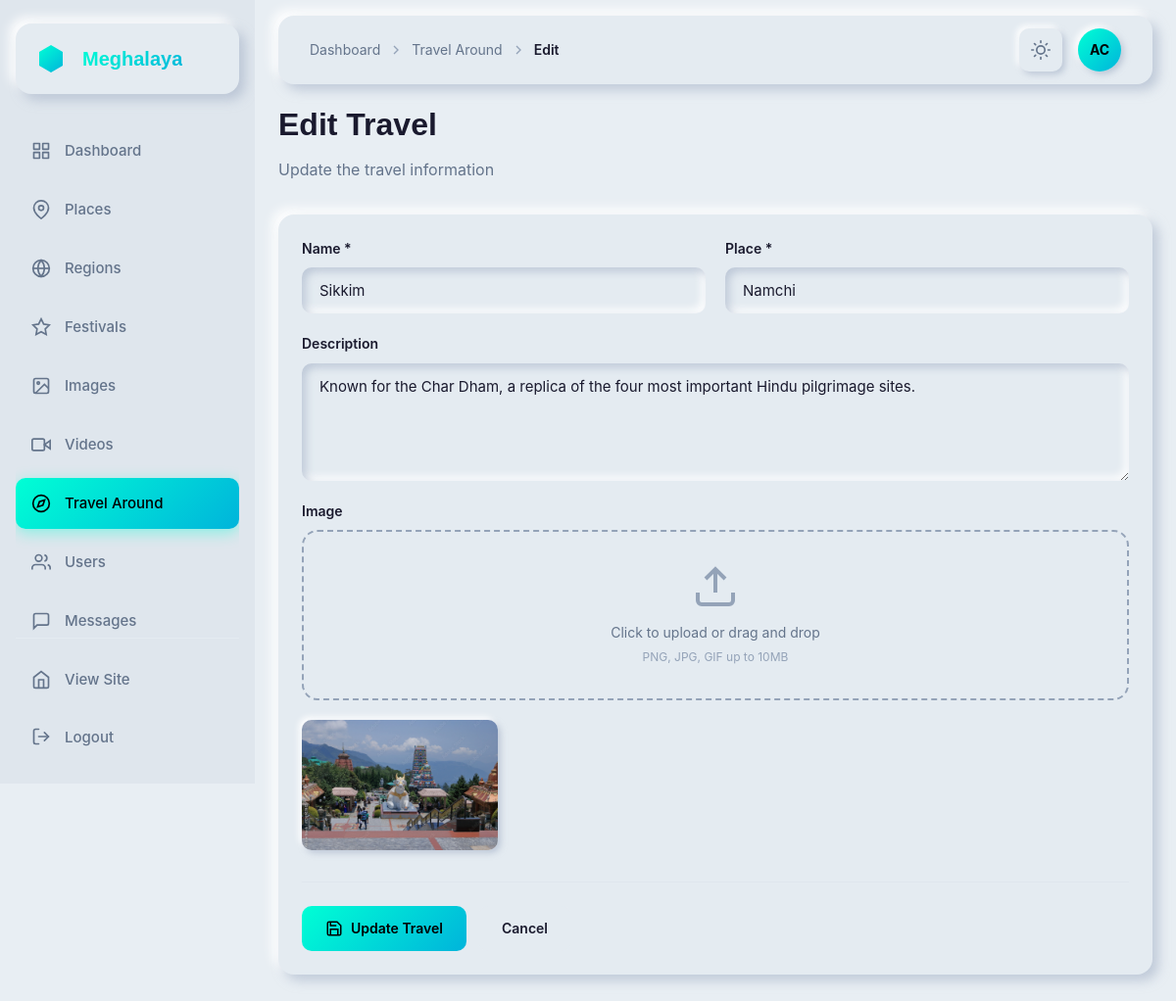
The page /dashboard/travel/28/edit/ (signed in) on the database its author committed.
### app/models.py (models this page shows, shortened)
class TrevalAround(models.Model):
    name = models.CharField(max_length=100)
    place = models.CharField(max_length=100)
    description = models.TextField(default='')
    image = models.ImageField(upload_to="img/")
    created_at = models.DateTimeField(auto_now_add=True)
    updated_at = models.DateTimeField(auto_now=True)

### app/dashboard_views.py (the view, shortened to what this page needs)
# urls.py: path('travel/<int:pk>/edit/', dashboard_views.dashboard_travel_edit, name='dashboard_travel_edit'),
@login_required
@user_passes_test(is_staff_or_superuser)
def dashboard_travel_edit(request, pk):
    travel = get_object_or_404(TrevalAround, pk=pk)
    return render(request, 'dashboard/travel_form.html', {'travel': travel})

### app/context_processors.py (called while the page is built)
def navbar_context(request):
    placeName = cache.get('navbar_places')
    if placeName is None:
        placeName = list(MeghalayaImages.objects.values('name').exclude(
            name__in=["Cherrapunji", "Police Bazar", "Seven Sister Falls", "Dawki River", "Cathedral of Mary"]
        ).distinct())
        cache.set('navbar_places', placeName, 300)
    return {
        'placeName': placeName
    }

### app/dashboard_views.py (called while the page is built)
def is_staff_or_superuser(user):
    return user.is_staff or user.is_superuser

### templates/dashboard/travel_form.html (shortened to what this page needs)
{% extends 'dashboard/base.html' %}
{% block breadcrumb %}
<svg class="breadcrumb-separator" width="16" height="16" viewBox="0 0 24 24" fill="none" stroke="currentColor" stroke-width="2">
    <polyline points="9 18 15 12 9 6"></polyline>
</svg>
<a href="{% url 'dashboard_travel' %}" class="breadcrumb-link">Travel Around</a>
<svg class="breadcrumb-separator" width="16" height="16" viewBox="0 0 24 24" fill="none" stroke="currentColor" stroke-width="2">
    <polyline points="9 18 15 12 9 6"></polyline>
</svg>
<span class="breadcrumb-current">{% if travel %}Edit{% else %}Add{% endif %}</span>
{% endblock %}
{% block content %}
<div class="title-section cascade-in">
    <h1 class="page-title">{% if travel %}Edit Travel{% else %}Add New Travel{% endif %}</h1>
    <p class="page-subtitle">{% if travel %}Update the travel information{% else %}Add a new travel destination{% endif %}</p>
</div>
<div class="card nm-flat cascade-in">
    <form method="post" enctype="multipart/form-data" data-validate>
        <div class="form-grid">
            <div class="form-group">
                <label class="form-label">Name *</label>
                <input type="text" name="name" class="nm-input" value="{{ travel.name|default:'' }}" placeholder="Enter name" required>
            </div>
            <div class="form-group">
                <label class="form-label">Place *</label>
                <input type="text" name="place" class="nm-input" value="{{ travel.place|default:'' }}" placeholder="Enter place" required>
            </div>
            <div class="form-group full-width">
                <label class="form-label">Description</label>
                <textarea name="description" class="nm-input nm-textarea" placeholder="Enter description">{{ travel.description|default:'' }}</textarea>
            </div>
            <div class="form-group full-width">
                <label class="form-label">Image {% if not travel %}*{% endif %}</label>
                <div class="file-upload">
                    <label class="file-upload-label">
                        <svg class="file-upload-icon" viewBox="0 0 24 24" fill="none" stroke="currentColor" stroke-width="2">
                            <path d="M21 15v4a2 2 0 0 1-2 2H5a2 2 0 0 1-2-2v-4"></path>
                            <polyline points="17 8 12 3 7 8"></polyline>
                            <line x1="12" y1="3" x2="12" y2="15"></line>
                        </svg>
                        <span class="file-upload-text">Click to upload or drag and drop</span>
                        <span class="file-upload-hint">PNG, JPG, GIF up to 10MB</span>
                    </label>
                </div>
                <div class="image-preview-container">
                    {% if travel.image %}
                    <img src="{{ travel.image.url }}" alt="{{ travel.name }}" class="image-preview">
                    {% endif %}
                </div>
            </div>
        </div>
        <div class="form-actions">
            <button type="submit" class="btn-primary">
                <svg width="18" height="18" viewBox="0 0 24 24" fill="none" stroke="currentColor" stroke-width="2">
                    <path d="M19 21H5a2 2 0 0 1-2-2V5a2 2 0 0 1 2-2h11l5 5v11a2 2 0 0 1-2 2z"></path>
                    <polyline points="17 21 17 13 7 13 7 21"></polyline>
                    <polyline points="7 3 7 8 15 8"></polyline>
                </svg>
                {% if travel %}Update Travel{% else %}Save Travel{% endif %}
            </button>
            <a href="{% url 'dashboard_travel' %}" class="btn-secondary">Cancel</a>
        </div>
    </form>
</div>
{% endblock %}

### templates/dashboard/base.html (shortened to what this page needs)
{% load static %}
<!DOCTYPE html>
<html lang="en">
<head>
    <link href="https://api.fontshare.com/v2/css?f[]=general-sans@600,700&f[]=satoshi@400,500&display=swap" rel="stylesheet">
    <link rel="stylesheet" href="{% static 'css/dashboard.css' %}">
    <link rel="stylesheet" href="https://cdnjs.cloudflare.com/ajax/libs/font-awesome/6.4.0/css/all.min.css">
</head>
<body>
    <aside class="sidebar">
        <div class="sidebar-inner">
            <div class="logo-container nm-flat">
                <div class="logo-icon">
                </div>
                <span class="logo-text">Meghalaya</span>
            </div>
            <nav class="sidebar-nav">
                <a href="{% url 'dashboard_home' %}" class="sidebar-link {% if request.resolver_match.url_name == 'dashboard_home' %}active{% endif %}">
                    <div class="sidebar-link-icon">
                    </div>
                    <span>Dashboard</span>
                </a>
                <a href="{% url 'dashboard_places' %}" class="sidebar-link {% if 'places' in request.resolver_match.url_name %}active{% endif %}">
                    <div class="sidebar-link-icon">
                        <svg width="20" height="20" viewBox="0 0 24 24" fill="none" stroke="currentColor" stroke-width="2">
                            <path d="M21 10c0 7-9 13-9 13s-9-6-9-13a9 9 0 0 1 18 0z"></path>
                            <circle cx="12" cy="10" r="3"></circle>
                        </svg>
                    </div>
                    <span>Places</span>
                </a>
                <a href="{% url 'dashboard_regions' %}" class="sidebar-link {% if 'regions' in request.resolver_match.url_name %}active{% endif %}">
                    <div class="sidebar-link-icon">
                        <svg width="20" height="20" viewBox="0 0 24 24" fill="none" stroke="currentColor" stroke-width="2">
                            <circle cx="12" cy="12" r="10"></circle>
                            <line x1="2" y1="12" x2="22" y2="12"></line>
                            <path d="M12 2a15.3 15.3 0 0 1 4 10 15.3 15.3 0 0 1-4 10 15.3 15.3 0 0 1-4-10 15.3 15.3 0 0 1 4-10z"></path>
                        </svg>
                    </div>
                    <span>Regions</span>
                </a>
                <a href="{% url 'dashboard_festivals' %}" class="sidebar-link {% if 'festivals' in request.resolver_match.url_name %}active{% endif %}">
                    <div class="sidebar-link-icon">
                        <svg width="20" height="20" viewBox="0 0 24 24" fill="none" stroke="currentColor" stroke-width="2">
                            <polygon points="12 2 15.09 8.26 22 9.27 17 14.14 18.18 21.02 12 17.77 5.82 21.02 7 14.14 2 9.27 8.91 8.26 12 2"></polygon>
                        </svg>
                    </div>
                    <span>Festivals</span>
                </a>
                <a href="{% url 'dashboard_images' %}" class="sidebar-link {% if 'images' in request.resolver_match.url_name %}active{% endif %}">
                    <div class="sidebar-link-icon">
                        <svg width="20" height="20" viewBox="0 0 24 24" fill="none" stroke="currentColor" stroke-width="2">
                            <rect x="3" y="3" width="18" height="18" rx="2" ry="2"></rect>
                            <circle cx="8.5" cy="8.5" r="1.5"></circle>
                            <polyline points="21 15 16 10 5 21"></polyline>
                        </svg>
                    </div>
                    <span>Images</span>
                </a>
                <a href="{% url 'dashboard_videos' %}" class="sidebar-link {% if 'videos' in request.resolver_match.url_name %}active{% endif %}">
                    <div class="sidebar-link-icon">
                        <svg width="20" height="20" viewBox="0 0 24 24" fill="none" stroke="currentColor" stroke-width="2">
                            <polygon points="23 7 16 12 23 17 23 7"></polygon>
                            <rect x="1" y="5" width="15" height="14" rx="2" ry="2"></rect>
                        </svg>
                    </div>
                    <span>Videos</span>
                </a>
                <a href="{% url 'dashboard_travel' %}" class="sidebar-link {% if 'travel' in request.resolver_match.url_name %}active{% endif %}">
                    <div class="sidebar-link-icon">
                        <svg width="20" height="20" viewBox="0 0 24 24" fill="none" stroke="currentColor" stroke-width="2">
                            <circle cx="12" cy="12" r="10"></circle>
                            <polygon points="16.24 7.76 14.12 14.12 7.76 16.24 9.88 9.88 16.24 7.76"></polygon>
                        </svg>
                    </div>
                    <span>Travel Around</span>
                </a>
                <a href="{% url 'dashboard_users' %}" class="sidebar-link {% if 'users' in request.resolver_match.url_name %}active{% endif %}">
                    <div class="sidebar-link-icon">
                        <svg width="20" height="20" viewBox="0 0 24 24" fill="none" stroke="currentColor" stroke-width="2">
                            <path d="M17 21v-2a4 4 0 0 0-4-4H5a4 4 0 0 0-4 4v2"></path>
                            <circle cx="9" cy="7" r="4"></circle>
                            <path d="M23 21v-2a4 4 0 0 0-3-3.87"></path>
                            <path d="M16 3.13a4 4 0 0 1 0 7.75"></path>
                        </svg>
                    </div>
                    <span>Users</span>
                </a>
                <a href="{% url 'dashboard_messages' %}" class="sidebar-link {% if 'message' in request.resolver_match.url_name %}active{% endif %}">
                    <div class="sidebar-link-icon">
                        <svg width="20" height="20" viewBox="0 0 24 24" fill="none" stroke="currentColor" stroke-width="2">
                            <path d="M21 15a2 2 0 0 1-2 2H7l-4 4V5a2 2 0 0 1 2-2h14a2 2 0 0 1 2 2z"></path>
                        </svg>
                    </div>
                    <span>Messages</span>
                </a>
            </nav>
            <div class="sidebar-footer">
                <a href="{% url 'home' %}" class="sidebar-link">
                    <div class="sidebar-link-icon">
                        <svg width="20" height="20" viewBox="0 0 24 24" fill="none" stroke="currentColor" stroke-width="2">
                            <path d="M3 9l9-7 9 7v11a2 2 0 0 1-2 2H5a2 2 0 0 1-2-2z"></path>
                            <polyline points="9 22 9 12 15 12 15 22"></polyline>
                        </svg>
                    </div>
                    <span>View Site</span>
                </a>
                <form method="post" action="{% url 'logout' %}" class="sidebar-logout-form">
                    <button type="submit" class="sidebar-link logout-btn">
                        <div class="sidebar-link-icon">
                            <svg width="20" height="20" viewBox="0 0 24 24" fill="none" stroke="currentColor" stroke-width="2" stroke-linecap="round" stroke-linejoin="round">
                                <path d="M9 21H5a2 2 0 0 1-2-2V5a2 2 0 0 1 2-2h4"></path>
                                <polyline points="16 17 21 12 16 7"></polyline>
                                <line x1="21" y1="12" x2="9" y2="12"></line>
                            </svg>
                        </div>
                        <span>Logout</span>
                    </button>
                </form>
            </div>
        </div>
    </aside>
    <main class="main-content">
        <header class="header nm-flat">
            <div class="header-left">
                <nav class="breadcrumb">
                    <a href="{% url 'dashboard_home' %}" class="breadcrumb-link">Dashboard</a>
                    {% block breadcrumb %}{% endblock %}
                </nav>
            </div>
            <div class="header-right">
                <button class="header-btn nm-button theme-toggle" aria-label="Toggle theme" id="themeToggle">
                </button>
                <div class="profile-avatar">
                    <span class="avatar-text">{{ user.username|slice:":2"|upper }}</span>
                </div>
            </div>
        </header>
        <div class="content-wrapper">
            {% block content %}{% endblock %}
        </div>
    </main>
</body>
</html>

### rows shown on the page
TrevalAround: name "Sikkim", place "Namchi", description "Known for the Char Dham, a replica of the four most important Hindu pilgrimage sites.", image (picture)

### other values the page prints
{{ user.username|slice:":2"|upper }} "AC"
